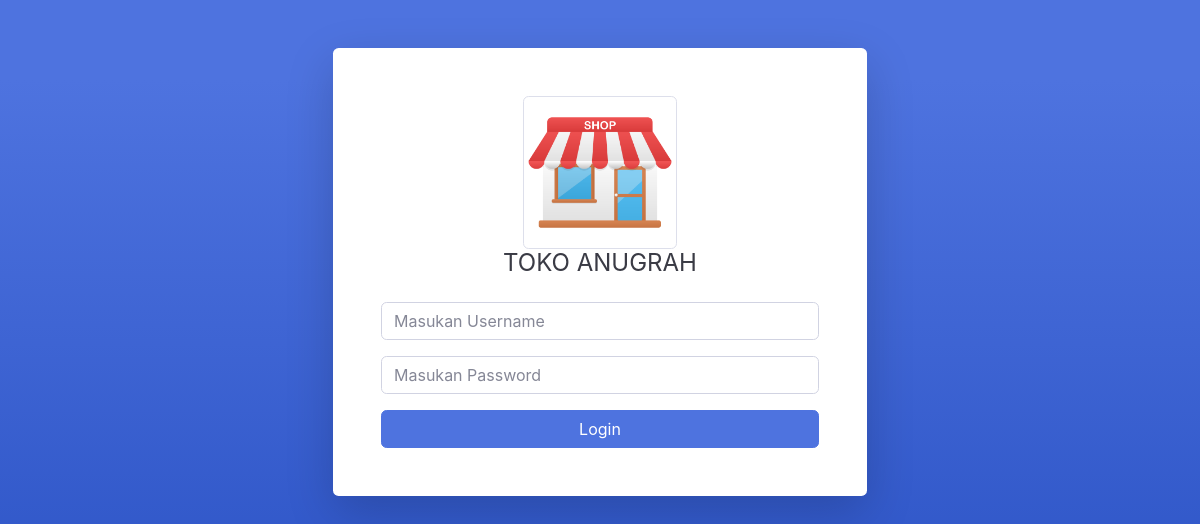
The page /login.php on the database its author committed.
### tables this page shows
CREATE TABLE `profil_aplikasi` (
  `id` int(11) NOT NULL,
  `nama_aplikasi` varchar(30) NOT NULL,
  `alamat` varchar(100) NOT NULL,
  `no_telp` char(14) NOT NULL,
  `website` varchar(50) NOT NULL,
  `logo` varchar(100) NOT NULL
);

### login.php (the view, shortened to what this page needs)
<!DOCTYPE html>
<html lang="en">
<head>
  <link href="assets/vendor/fontawesome-free/css/all.min.css" rel="stylesheet" type="text/css">
  <link href="assets/font/font.css" rel="stylesheet" type="text/css">
  <link href="assets/css/sb-admin-2.min.css" rel="stylesheet">
</head>
<body class="bg-gradient-primary">
  <div class="container">
    <div class="row justify-content-center">
      <div class="col-xl-6 col-lg-12 col-md-9">
        <div class="card o-hidden border-0 shadow-lg my-5">
          <div class="card-body p-0">
            <?php
              include 'config/database.php';
              $hasil=mysqli_query($kon,"select * from profil_aplikasi order by nama_aplikasi desc limit 1");
              $data = mysqli_fetch_array($hasil);
            ?>
            <div class="row">
              <div class="col-lg-12">
                <div class="p-5">
                  <div class="text-center">
                  <img src="page/aplikasi/logo/<?php echo $data['logo'];?>" id="preview" width="35%" class="img-thumbnail">
                    <h1 class="h4 text-gray-900 mb-4"><?php echo strtoupper($data['nama_aplikasi']);?></h1>
                  </div>
                  <form action="<?php echo $_SERVER["PHP_SELF"];?>" method="post">
                    <div class="form-group">
                      <input type="text" class="form-control form-control-user" name="username"  placeholder="Masukan Username" required>
                    </div>
                    <div class="form-group">
                      <input type="password" class="form-control form-control-user" name="password" placeholder="Masukan Password" required>
                    </div>
                    <button type="submit" class="btn btn-primary btn-user btn-block">Login</button>
                  </form>
                </div>
              </div>
            </div>
          </div>
        </div>
      </div>
    </div>
  </div>
</body>
</html>

### rows shown on the page
profil_aplikasi: logo (picture), nama_aplikasi "TOKO ANUGRAH"
